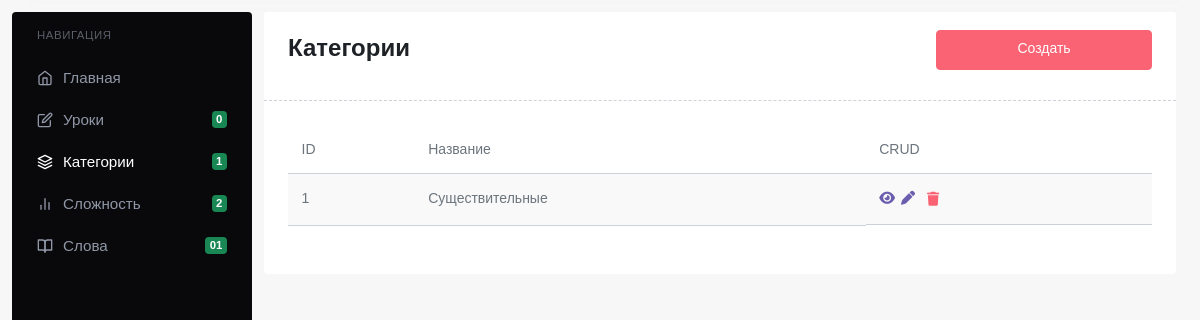
/admin/categories/, run on an earlier commit of the app's database.
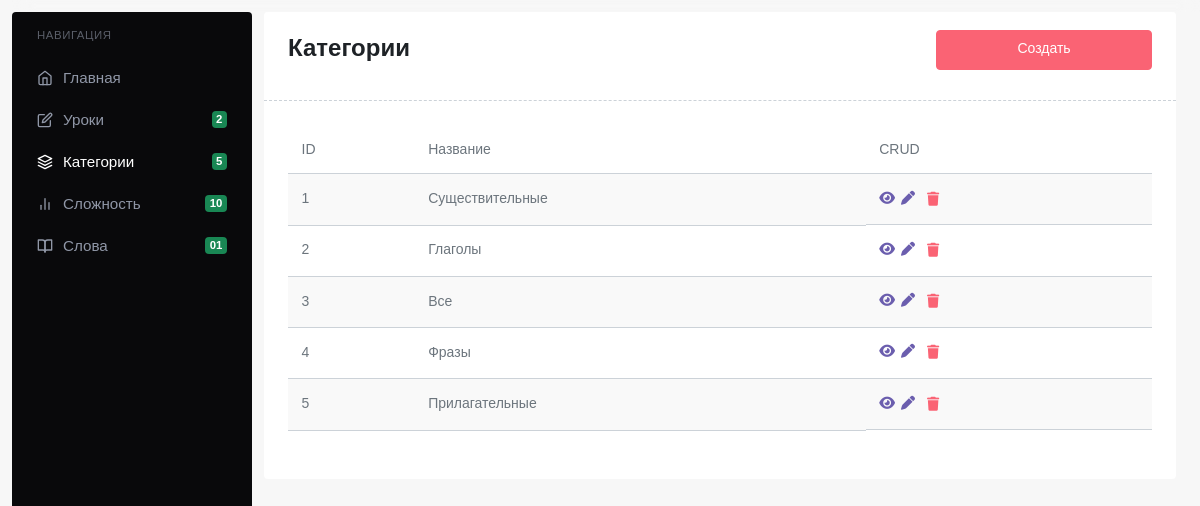
And on a later commit of the database.
### app/models.py (models this page shows)
class Category(db.Model):
    id = db.Column(db.Integer, primary_key=True)
    title = db.Column(db.String(255), nullable=False)

### app/routes/Admin/AdminCategoryRoutes.py (the view)
    def get_all(self):
        categories = Category.query.all()
        return render_template(f"{self.prefix}index.html", categories=categories)

### app/__init__.py (called while the page is built)
def create_app():
    app = Flask(__name__, static_folder="static", template_folder="templates")
    app.config["SQLALCHEMY_DATABASE_URI"] = f"sqlite:///db.db"
    register_blueprints(app)
    db.init_app(app)
    with app.app_context():
        db.create_all()
    @app.context_processor
    def inject_counts():
        counts = count_rows()
        return counts
    return app

### app/utils.py (called while the page is built)
def count_rows():
    lessons_count = Lesson.query.count()
    categories_count = Category.query.count()
    levels_count = Level.query.count()
    return {
        "lessons_count": lessons_count,
        "categories_count": categories_count,
        "levels_count": levels_count
    }

### app/templates/admin/categories/index.html (shortened to what this page needs)
{% extends "admin/base.html" %}
{% block content %}
    <div class="card">
        <div class="card-header d-flex justify-content-between">
            <p class="fs-3 fw-bold">Категории</p>
            <a href="{{ url_for('admin_categories.create') }}" class="btn btn-danger mb-2 w-25">Создать</a>
        </div>
        <div class="card-body">
            <div class="table-responsive">
                <table class="table table-striped">
                    <thead>
                        <tr>
                            <td>ID</td>
                            <td>Название</td>
                            <td>CRUD</td>
                        </tr>
                    </thead>
                    <tbody>
                        {% for category in categories %}
                            <tr>
                                <td>{{ category.id }}</td>
                                <td>{{ category.title }}</td>
                                <td class="d-flex gap-1">
                                    <a href="{{ url_for('admin_categories.get', id=category.id) }}"><i class="fa-solid fa-eye"></i></a>
                                    <a href="{{ url_for('admin_categories.edit', id=category.id) }}"><i class="fa-solid fa-pen"></i></a>
                                    <button class="text-danger border-0 bg-transparent" onclick="deleteCat({{ category.id }})"><i class="fa-solid fa-trash"></i></button>
                                </td>
                            </tr>
                        {% endfor %}
                    </tbody>
                </table>
            </div>
        </div>
    </div>
{% endblock %}

What changed in the data, as far as the page shows it:
added Category: id "2", title "Глаголы"
added Category: id "3", title "Все"
added Category: id "4", title "Фразы"
added Category: id "5", title "Прилагательные"
Also different on the page:
{{ lessons_count }}: "0" → "2"
{{ categories_count }}: "1" → "5"
{{ levels_count }}: "2" → "10"
